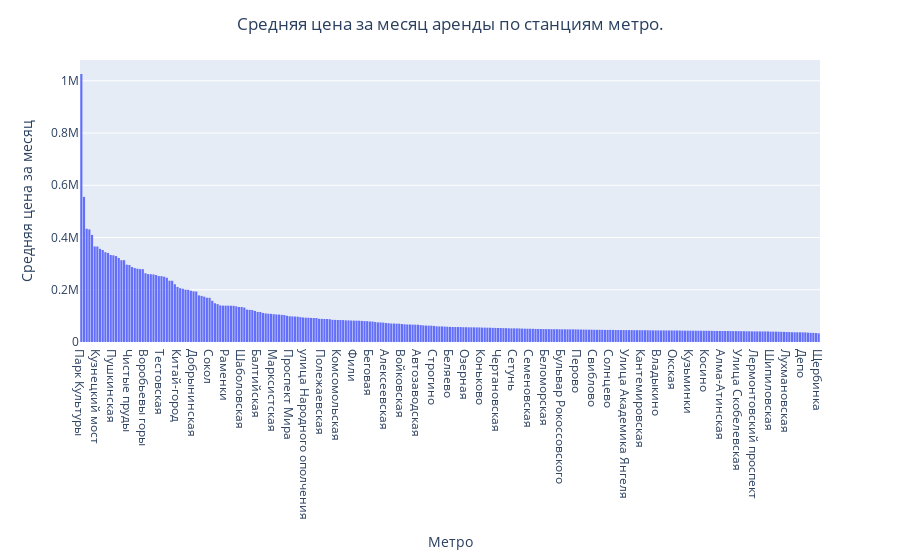

The notebook cell saved with this chart:
### Code cell
pattern = r"(\d+?)\.\d+.+За месяц"
moscow['Цена за месяц'] = moscow['Цена'].str.extract(pattern)
plot_1 = px.histogram(data_frame=moscow, x='Метро', y='Цена за месяц', histfunc='avg')
plot_1.update_xaxes(categoryorder="total descending")
plot_1.update_yaxes(title_text='Средняя цена за месяц')
plot_1.update_layout(title_text="Средняя цена за месяц аренды по станциям метро.", title_x=0.5)

### Figure 1 — Plotly figure (JSON) as saved in the notebook; plotly's stock layout.template omitted (floating-point values rounded to 4 significant figures; data arrays with more than 128 entries replaced by an {"elided": "..."} marker saying what was removed)
{"data": [{"alignmentgroup": "True", "bingroup": "x", "histfunc": "avg", "hovertemplate": "Метро=%{x}<br>avg of Цена за месяц=%{y}<extra></extra>", "legendgroup": "", "marker": {"color": "#636efa", "pattern": {"shape": ""}}, "name": "", "offsetgroup": "", "orientation": "v", "showlegend": false, "type": "histogram", "x": {"elided": "19737 str values"}, "xaxis": "x", "y": {"elided": "19737 str values"}, "yaxis": "y"}], "layout": {"barmode": "relative", "legend": {"tracegroupgap": 0}, "margin": {"t": 60}, "title": {"text": "Средняя цена за месяц аренды по станциям метро.", "x": 0.5}, "xaxis": {"anchor": "y", "categoryorder": "total descending", "domain": [0, 1], "title": {"text": "Метро"}}, "yaxis": {"anchor": "x", "domain": [0, 1], "title": {"text": "Средняя цена за месяц"}}}}
